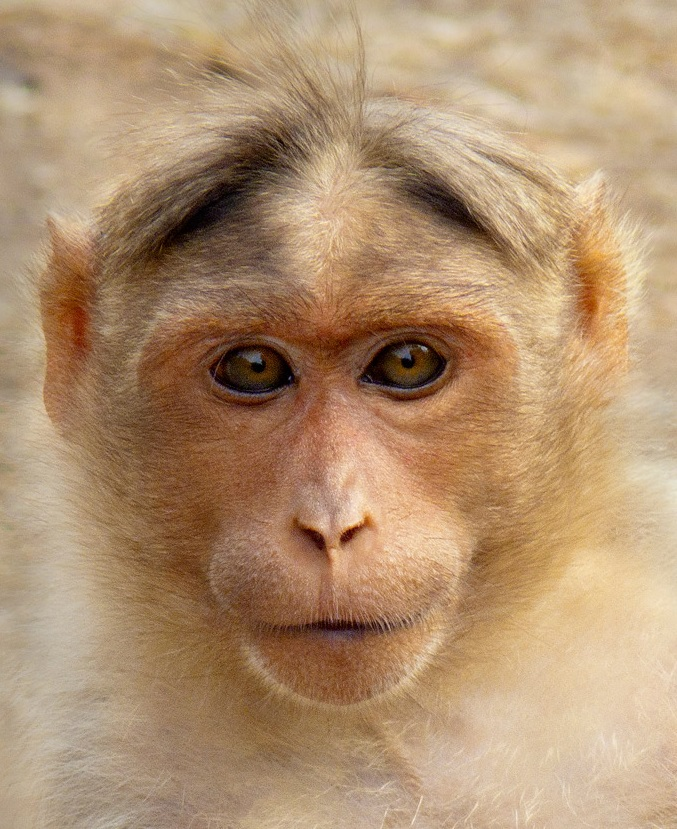
//> input picture ImageMorphing/Images/monkey1.jpg, 677 x 829 px
$ ./ImageMorphing   (built with g++ and OpenCV 4)
//> lines starting //> are read from the running program, lines starting //| are printed output that depends on the picture
#include <opencv2/core/core.hpp>
#include <opencv2/highgui/highgui.hpp>
#include <opencv2/imgproc/imgproc.hpp>
#include <opencv2/objdetect/objdetect.hpp>
#include <opencv2/opencv.hpp>
#include "opencv2/features2d.hpp"
#include <iostream>
#include <stdio.h>
#include <vector>
#include <fstream>


//#define SHOW_DELAUNAY
//#define SHOW_VORONOI
//#define SAVE_POINTS
#define READ_POINTS

using namespace cv;
using namespace std;
//using namespace cv::xfeatures2d;

//Global variables
Mat monkey, man;
Mat morphedMonkey;
Mat clickMan,clickMonkey;

int a = 0; int const max_elem = 100;
vector<Point2f> manPoints;
vector<Point2f> monkeyPoints;
vector<Point2f> averagedPoints;
vector<Vec6f> manTri, monkeyTri, morphedTri;

bool manClick = true;
int imageFlag = 1;

double alpha = 0.5;			//alpha controls the degree of morph

// Draw a single point
// [24 lines left out: functions draw_point, mouseClick, not called in this run]

void getFeaturePointsMan(){
#ifndef READ_POINTS
	namedWindow("Select Feature Points on Man", 1);
	//set the callback function for mouse event
	setMouseCallback("Select Feature Points on Man", mouseClick, NULL);
	imshow("Select Feature Points on Man", clickMan);
	cout << "Press a key once done..." << endl;
	waitKey(0);

#ifdef SAVE_POINTS
	//save coordinates to txt file
	ofstream file("../../Images/ManFeaturePoints.txt");
	vector<Point2f>::iterator it = manPoints.begin();
	for (; it != manPoints.end(); ++it)
	{
		file << it->x << " " << it->y << endl;
	}
	file.close();
	manClick = false; // change the flag for monkey mouseclick
	cout << "Man Points\n" << manPoints << endl;
#endif

#endif
#ifdef READ_POINTS
	ifstream ifs("../../Images/ManFeaturePoints.txt");
	double x, y;
	while (ifs >> x >> y ){
		manPoints.push_back(Point2f(x, y));
	}

#endif

}

void getFeaturePointsMonkey(){
#ifndef READ_POINTS
	namedWindow("Select Corresponding Feature Points on Monkey", 1);
	//set the callback function for mouse event
	setMouseCallback("Select Corresponding Feature Points on Monkey", mouseClick, NULL);
	imshow("Select Corresponding Feature Points on Monkey", monkey);
	cout << "Press a key once done..." << endl;
	waitKey(0);

#ifdef SAVE_POINTS
	//save coordinates to txt file
	ofstream file2("../../Images/MonkeyFeaturePoints.txt");
	vector<Point2f>::iterator mt = monkeyPoints.begin();
	for (; mt != monkeyPoints.end(); ++mt)
	{
		file2 << mt->x << " " << mt->y << endl;
	}
	file2.close();
	cout << "Monkey Points\n" << monkeyPoints << endl;
#endif
#endif
#ifdef READ_POINTS
	ifstream ifs("../../Images/MonkeyFeaturePoints.txt");
	double x, y;
	while (ifs >> x >> y ){
		monkeyPoints.push_back(Point2f(x, y));
	}

#endif

}

void averageFeaturePoints(){


	for (int i = 0; i < manPoints.size(); i++)
	{
		float x, y;
		x = (1 - alpha) * manPoints[i].x + alpha * monkeyPoints[i].x;
		y = (1 - alpha) * manPoints[i].y + alpha * monkeyPoints[i].y;
		averagedPoints.push_back(Point2f(x, y));
	}
	//cout << "Weighted Average Points\n" << averagedPoints << endl;

}


// Draw delaunay triangles
// [135 lines left out: functions draw_delaunay, draw_voronoi, drawDelaunayMan, drawDelaunayMonkey, not called in this run]


void getMonkeyTriangles(){

	Size size = man.size();
	Rect rect(0, 0, size.width, size.height);
	vector<Vec6f> triangleList;
	vector<Point2f> pt(3);

	Subdiv2D subdivMonkey(rect);

	for( vector<Point2f>::iterator it = monkeyPoints.begin(); it != monkeyPoints.end(); it++)
	{
		subdivMonkey.insert(*it);
	}

	subdivMonkey.getTriangleList(triangleList);

	for( size_t i = 0; i < triangleList.size(); i++ )
	{
		Vec6f t = triangleList[i];
		pt[0] = Point(cvRound(t[0]), cvRound(t[1]));
		pt[1] = Point(cvRound(t[2]), cvRound(t[3]));
		pt[2] = Point(cvRound(t[4]), cvRound(t[5]));

		// Draw rectangles completely inside the image.
		if ( rect.contains(pt[0]) && rect.contains(pt[1]) && rect.contains(pt[2]))
		{
			monkeyTri.push_back(t);

		}
	}
	ofstream file2("../../Images/MonkeyTriangles.txt");
	vector<Vec6f>::iterator mt = monkeyTri.begin();
	for (; mt != monkeyTri.end(); ++mt)
	{
		file2 << mt[0] << endl;


	}
	file2.close();

}

void getManTriangles(){

	Size size = man.size();
	Rect rect(0, 0, size.width, size.height);
	vector<Vec6f> triangleList;
	vector<Point2f> pt(3);

	Subdiv2D subdivMan(rect);
	for( vector<Point2f>::iterator it = manPoints.begin(); it != manPoints.end(); it++)
	{
		subdivMan.insert(*it);

	}
	subdivMan.getTriangleList(triangleList);

	for( size_t i = 0; i < triangleList.size(); i++ )
	{
		Vec6f t = triangleList[i];
		pt[0] = Point(cvRound(t[0]), cvRound(t[1]));
		pt[1] = Point(cvRound(t[2]), cvRound(t[3]));
		pt[2] = Point(cvRound(t[4]), cvRound(t[5]));

		// Draw rectangles completely inside the image.
		if ( rect.contains(pt[0]) && rect.contains(pt[1]) && rect.contains(pt[2]))
		{
			manTri.push_back(t);

		}
	}

	ofstream file2("../../Images/ManTriangles.txt");
	vector<Vec6f>::iterator mt = manTri.begin();
	for (; mt != manTri.end(); ++mt)
	{
		file2 << mt[0]<< endl;
	}
	file2.close();
}

void getAveragedTriangles(){

	Size size = man.size();
	Rect rect(0, 0, size.width, size.height);
	vector<Vec6f> triangleList;
	vector<Point2f> pt(3);

	Subdiv2D subdivMorph(rect);

	for( vector<Point2f>::iterator it = averagedPoints.begin(); it != averagedPoints.end(); it++)
	{
		subdivMorph.insert(*it);
	}

	subdivMorph.getTriangleList(triangleList);
	for( size_t i = 0; i < triangleList.size(); i++ )
	{
		Vec6f t = triangleList[i];
		pt[0] = Point(cvRound(t[0]), cvRound(t[1]));
		pt[1] = Point(cvRound(t[2]), cvRound(t[3]));
		pt[2] = Point(cvRound(t[4]), cvRound(t[5]));

		// Draw rectangles completely inside the image.
		if ( rect.contains(pt[0]) && rect.contains(pt[1]) && rect.contains(pt[2]))
		{
			morphedTri.push_back(t);

		}
	}

}

// Apply affine transform calculated using srcTri and dstTri to src
// [58 lines left out: functions applyAffineTransform, morphTriangle, not called in this run]

void applyWarp(){

	map <pair<int,int>,int> pointsMap;

	for(int i =0 ; i < manPoints.size(); i++){
		pointsMap.insert(pair<pair<int,int>,int>(pair<int,int>(manPoints[i].x,manPoints[i].y),i));
	}

	Size size = man.size();
	Rect rect(0, 0, size.width, size.height);
	for( size_t i = 0; i < manTri.size(); i++ )
	{

		Vec6f manTri_t = manTri[i];
		vector<Point2f> t1, t2, t;
		int i1,i2,i3;

		t1.push_back(Point2f((manTri_t[0]), (manTri_t[1])));
		t1.push_back(Point2f((manTri_t[2]), (manTri_t[3])));
		t1.push_back(Point2f((manTri_t[4]), (manTri_t[5])));

		i1 = pointsMap.find(pair<int,int>(manTri_t[0],manTri_t[1]))->second;
		i2 = pointsMap.find(pair<int,int>(manTri_t[2],manTri_t[3]))->second;
		i3 = pointsMap.find(pair<int,int>(manTri_t[4],manTri_t[5]))->second;

		t2.push_back(monkeyPoints[i1]);
		t2.push_back(monkeyPoints[i2]);
		t2.push_back(monkeyPoints[i3]);

		t.push_back(averagedPoints[i1]);
		t.push_back(averagedPoints[i2]);
		t.push_back(averagedPoints[i3]);

		morphTriangle(man,monkey,morphedMonkey,t1,t2,t,alpha);

	}


}
int main(int argc, char** argv)
{
	monkey = imread("../../Images/monkey1.jpg");
//> monkey is the input picture: 829 rows x 677 cols, CV_8UC3; mean B, G, R 112.3, 144.8, 176.2
	man = imread("../../Images/man1.jpg");
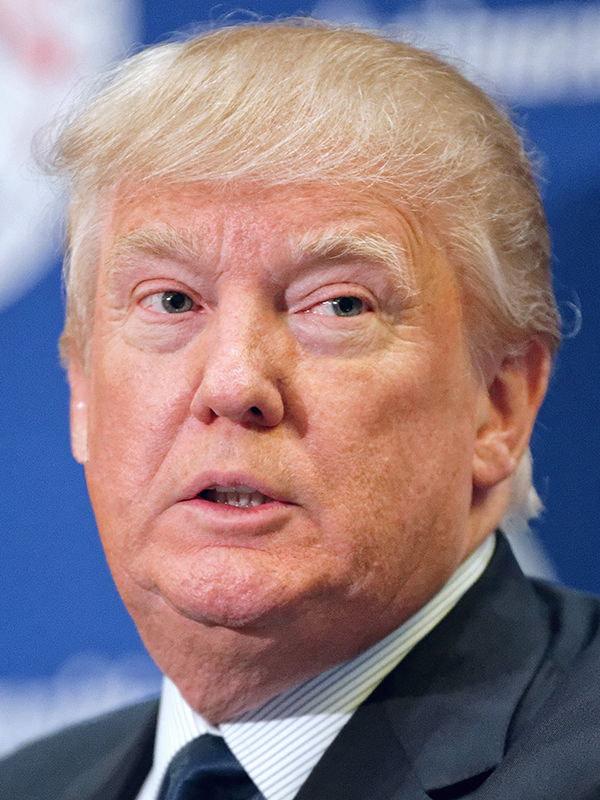
//> input picture ImageMorphing/Images/man1.jpg, 600 x 800 px
//> man is the input picture: 800 rows x 600 cols, CV_8UC3; mean B, G, R 130.9, 124.5, 144.5
	resize(monkey, monkey, man.size());			// Resize monkey to be the same size as man
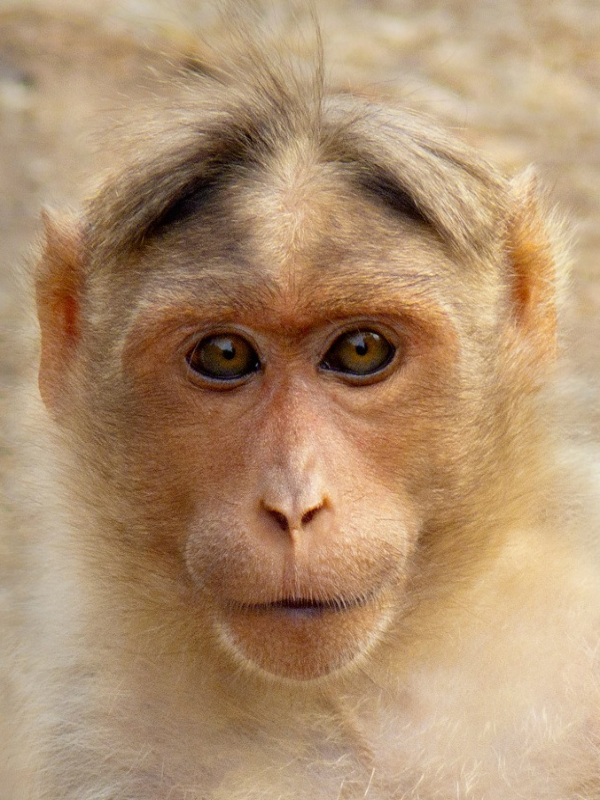
//> monkey: 800 rows x 600 cols, CV_8UC3; mean B, G, R 112.2, 144.7, 176.1

	morphedMonkey = Mat::zeros(man.size(), CV_32FC3);
	clickMan = man.clone();
	clickMonkey = monkey.clone();

	alpha = 0.25;

	//getting Feature Points from User
	getFeaturePointsMan();
	getFeaturePointsMonkey();
	averageFeaturePoints();

	cvDestroyAllWindows();

#ifdef SHOW_DELAUNAY
	// Delaunay Triangulation
	drawDelaunayMan();
	drawDelaunayMonkey();
#endif

	getManTriangles();
	getMonkeyTriangles();
	getAveragedTriangles();

	applyWarp();
//> after the loop in applyWarp, `for( size_t i = 0; i < manTri.size(); i++ )`: morphedMonkey: 800 rows x 600 cols, CV_32FC3; every value is 0

	imshow("Morphed",morphedMonkey/255.0);
	cvWaitKey(0);
}
